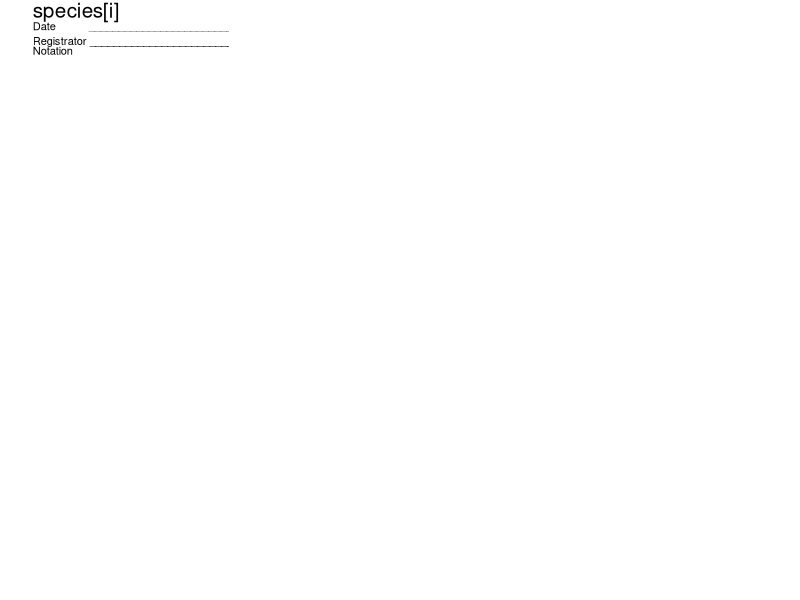

Here is the R script that generated this plot: (Note: this script raises an error after producing the figure.)
pdf(file="Empty_page.pdf",width=8.3,height=11.7)	########## Changed Site to Site18 and Treat to Treat18
L <- layout(matrix(c(1,2,3,3),2,2,byrow=T),heights=c(10.5, 19.2),width=c(6,15))

# annotation	
par(mar=c(0,1,0,0))
plot(0,0,xlim=c(0,100),ylim=c(0,200),type="n",bty="n",axes=F,xlab="",ylab="")
text(0,195,"species[i]",cex=1.5,pos=4)	
text(0,180,"Date           _________________________",pos=4, cex=0.8)
text(0,165,"Registrator _________________________",pos=4, cex=0.8)
text(0,155,"Notation",pos=4, cex=0.8)
for(k in 1:length(notation[[i]])) text(0,155-k*10,notation[[i]][k],pos=4, cex=0.8)

# map
par(mar=c(4,4,4,1))
plot(y$X18,y$Y18,xlim=c(-2,37),ylim=c(-2,27),xlab="X (cm)",ylab="Y (cm)")
     abline(h=c(5,10,15,20),lty=3,col="gray")
     abline(v=c(5,10,15,20,25,30),lty=3,col="gray")
     abline(h=c(0,25),lty=2)
     abline(v=c(0,35),lty=2)
     axis(side = 1, at = c(0,5,10,15,20,25,30,35))
     
     # data sheet
     par(mar=c(1,1,1,1))
     plot(0,0,xlim=c(5,150),ylim=c(2,nlines),type="n",bty="n",axes=F,xlab="",ylab="")
     colx <- nchar(variables[[i]])+c(8,8,8,8,8,10,10,8,8,8,8,14,14,14,14,4)
     colx[length(colx)] <- colx[length(colx)]*2.5
     colx <- cumsum(colx)
     colx <- colx*150/max(colx)
     colx <- c(0,colx[-length(colx)])
     rowy <- (nlines:1)
     abline(v=colx)
     abline(h=rowy)
     dev.off()

